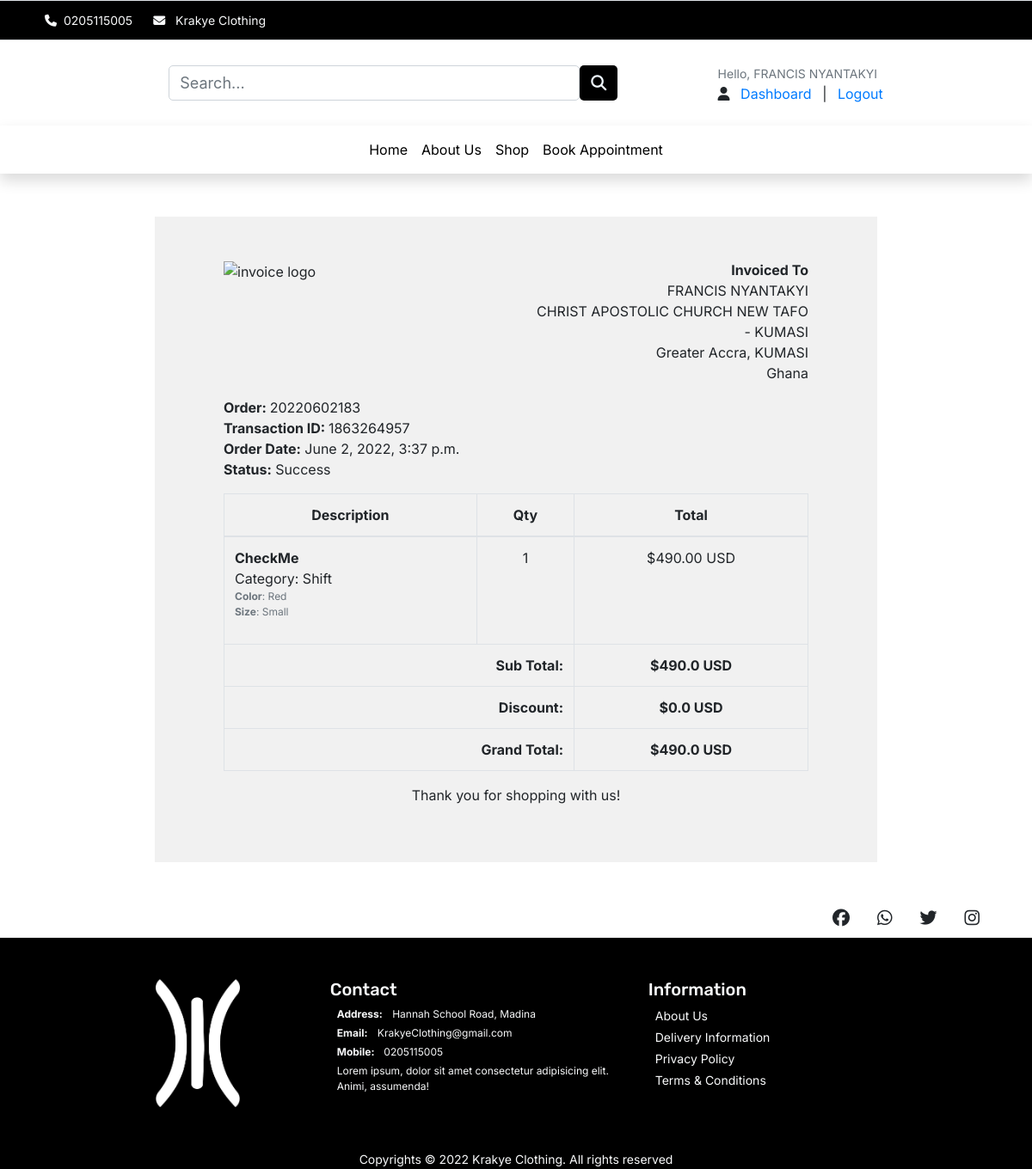
Screenshot of /account/order_detail/20220602183/ (signed in) with the database file from the repository.
### accounts/models.py (models this page shows, shortened)
class UserBase(AbstractBaseUser, PermissionsMixin):
    username = models.CharField(max_length=150, unique=True)
    email = models.EmailField(_('email address'), unique=True)
    first_name = models.CharField(max_length=150, blank=True)
    last_name = models.CharField(max_length=150, blank=True)
    phone_number = models.CharField(max_length=50)
    address_line_1 = models.CharField(blank=True, max_length=100)
    address_line_2 = models.CharField(blank=True, max_length=100)
    profile_picture = models.ImageField(blank=True, upload_to='userprofile', default='/userprofile/profile_default.png')
    city = models.CharField(blank=True, max_length=20)
    state = models.CharField(blank=True, max_length=20)
    country = models.CharField(blank=True, max_length=20)
    is_active = models.BooleanField(default=False)
    is_staff = models.BooleanField(default=False)
    is_admin = models.BooleanField(default=False)
    date_created = models.DateTimeField(auto_now_add=True)
    last_login = models.DateTimeField(auto_now_add=True)
    updated = models.DateTimeField(auto_now=True)
    objects = CustomAccountManager()
    USERNAME_FIELD = 'email'
    REQUIRED_FIELDS = ['username', 'first_name', 'last_name']
    class Meta:
        verbose_name = "Accounts"
        verbose_name_plural = "Accounts"
        default_permissions = ()
    def __str__(self):
        return self.username
    def full_name(self):
        return f'{self.first_name} {self.last_name}'

### orders/models.py (models this page shows, shortened)
class Order(models.Model):
    STATUS = (
        ('New', 'New'),
        ('Accepted', 'Accepted'),
        ('Completed', 'Completed'),
        ('Cancelled', 'Cancelled'),
    )
    user = models.ForeignKey(UserBase, on_delete=models.SET_NULL, null=True)
    payment = models.ForeignKey(Payment, on_delete=models.SET_NULL, blank=True, null=True)
    order_number = models.CharField(max_length=20)
    first_name = models.CharField(max_length=100)
    last_name = models.CharField(max_length=100)
    phone = models.CharField(max_length=15)
    email = models.EmailField(max_length=100)
    address_line_1 = models.CharField(max_length=100)
    address_line_2 = models.CharField(max_length=100, blank=True)
    country = models.CharField(max_length=100)
    state = models.CharField(max_length=100)
    city = models.CharField(max_length=100)
    order_note = models.CharField(max_length=100, blank=True)
    order_total = models.FloatField()
    status = models.CharField(max_length=10, choices=STATUS, default='New')
    ip = models.CharField(blank=True, max_length=20)
    is_ordered = models.BooleanField(default=False)
    created_at = models.DateTimeField(auto_now_add=True)
    updated_at = models.DateTimeField(auto_now=True)
    def full_name(self):
        return f'{self.first_name} {self.last_name}'
    def full_address(self):
        return f'{self.address_line_1} {self.address_line_2}'
    class Meta:
        ordering = ('-created_at',)

class Payment(models.Model):
    user = models.ForeignKey(UserBase, on_delete=models.CASCADE)
    payment_id = models.CharField(max_length=100)
    payment_method = models.CharField(max_length=100)
    amount_paid = models.CharField(max_length=100)
    status = models.CharField(max_length=100)
    brand = models.CharField(max_length=100)
    bank = models.CharField(max_length=100)
    created_at = models.DateTimeField(auto_now_add=True)

class OrderProduct(models.Model):
    order = models.ForeignKey(Order, on_delete=models.CASCADE)
    payment = models.ForeignKey(Payment, on_delete=models.SET_NULL, blank=True, null=True)
    user = models.ForeignKey(UserBase, on_delete=models.CASCADE)
    product = models.ForeignKey(Product, on_delete=models.CASCADE)
    variations = models.ManyToManyField(Variation, blank=True)
    quantity = models.IntegerField()
    product_price = models.FloatField()
    ordered = models.BooleanField(default=False)
    created_at = models.DateTimeField(auto_now_add=True)
    updated_at = models.DateTimeField(auto_now=True)

### store/models.py (models this page shows, shortened)
class Product(models.Model):
    product_name = models.CharField(max_length=255)
    slug = models.SlugField(max_length=255, unique=True)
    description = models.TextField(blank=True)
    size_guide = models.ImageField(upload_to='size_guide/')
    images = models.ImageField(upload_to='products/')
    price = models.DecimalField(max_digits=6, decimal_places=2, default=0)
    discounted_price = models.DecimalField(max_digits=6, decimal_places=2, default=0)
    stock = models.IntegerField(default=0)
    in_stock = models.BooleanField(default=True)
    created_date = models.DateTimeField(auto_now_add=True)
    modified_date = models.DateTimeField(auto_now=True)
    category = models.ForeignKey(Category, on_delete=models.CASCADE)
    objects = models.Manager()
    products = ProductManager()
    class Meta:
        verbose_name_plural = 'Products'
        ordering = ('-created_date', )

class Variation(models.Model):
    product = models.ForeignKey(Product, on_delete=models.CASCADE)
    variation_category = models.CharField(max_length=100, choices=variation_category_choices)
    variation_value = models.CharField(max_length=100,)
    is_active = models.BooleanField(default=True)
    created_date = models.DateTimeField(auto_now=True)
    objects = VariationManager()

### category/models.py (models this page shows, shortened)
class Category(models.Model):
    category_name = models.CharField(max_length=50, unique=True)
    slug = models.SlugField(max_length=50, unique=True)
    description = models.TextField(blank=True)
    cat_image = models.ImageField(upload_to = 'categories')
    class Meta:
        verbose_name_plural ='categories'
    def __str__(self):
        return self.category_name

### accounts/views.py (the view)
# urls.py: path('order_detail/<int:order_id>/', views.order_detail, name="order_detail"),
@login_required
def order_detail(request, order_id):
    order_detail = OrderProduct.objects.filter(order__order_number = order_id)
    order = Order.objects.get(order_number = order_id)
    context = {
        'order_detail':order_detail,
        'order': order,
    }
    return render(request, 'account/user/order_detail.html', context)

### cart/context_processors.py (called while the page is built)
def counter(request):
    cart_count = 0
    if 'admin' in request.path:
        return {}
    else:
        try:
            cart = Cart.objects.filter(cart_id=_cart_id(request))
            if request.user.is_authenticated:
                cart_items = CartItem.objects.all().filter(user=request.user)
            else:
                cart_items = CartItem.objects.all().filter(cart=cart[:1])
            for cart_item in cart_items:
                cart_count += cart_item.quantity
        except Cart.DoesNotExist:
            cart_count = 0
    return dict(cart_count=cart_count)

### cart/views.py (called while the page is built)
def _cart_id(request):
    cart = request.session.session_key
    if not cart:
        cart = request.session.create()
    return cart

### templates/account/user/order_detail.html
{% extends '../../base.html' %}
{% block title %}Edit Profile{% endblock%} {% block content %}
<div class="container font-inter" style="margin: 0 auto; width: 70%; padding: 50px; background: #f1f1f1; margin-top: 50px;margin-bottom: 50px;">
    <div class="row invoice row-printable">
        <div class="col-md-12">
            <div class="panel panel-default plain" id="dash_0">
                <div class="panel-body p30">
                    <div class="row">
                        <div class="col-lg-6">
                            <div class="invoice-logo"><img src="https://festus-kwafo.github.io/KrakyeClothing/assets/logo.png" width="70" alt="invoice logo" class="img-fluid"></div>
                        </div>
                        <div class="col-lg-6">
                            <div class="invoice-from">
                                <ul class="list-unstyled text-right">
                                    <li><strong>Invoiced To</strong></li>
                                    <li>{{order.full_name}}</li>
                                    <li>{{order.full_address}}</li>
                                    <li>{{order.state}}, {{order.city}}</li>
                                    <li>{{order.country}}</li>
                                </ul>
                            </div>
                        </div>
                        <div class="col-lg-12">
                            <div class="invoice-details mt25">
                                <div class="well">
                                    <ul class="list-unstyled mb0">
                                        <li><strong>Order: </strong> {{order.order_number}}</li>
                                        <li><strong>Transaction ID: </strong>{{order.payment.payment_id}}</li>
                                        <li><strong>Order Date:</strong> {{order.created_at}}</li>
                                        <li><strong>Status:</strong> {{order.payment.status | capfirst}}</li>
                                    </ul>
                                </div>
                            </div>
                            <div class="invoice-items">
                                <div class="table-responsive" style="overflow: hidden; outline: none;" tabindex="0">
                                    <table class="table table-bordered">
                                        <thead>
                                            <tr>
                                                <th class="per70 text-center">Description</th>
                                                <th class="per5 text-center">Qty</th>
                                                <th class="per25 text-center">Total</th>
                                            </tr>
                                        </thead>
                                        <tbody>
                                            {%for item in order_detail%}
                                            <tr>
                                                <td><strong>{{item.product.product_name}}</strong> <br>
                                                    <p>
                                                        Category: {{item.product.category}}
                                                        {%if item.variations.all%}
                                                        {% for i in item.variations.all%}
                                                        <span class="row text-muted font-size-12"><b>{{i.variation_category |  capfirst}}</b> : {{i.variation_value |  capfirst}}</span>
                                                        {%endfor%}
                                                        {%endif%}
                                                    </p>
                                                </td>
                                                <td class="text-center">{{item.quantity}}</td>
                                                <td class="text-center">${{item.product.discounted_price}} USD</td>
                                            </tr>
                                            {%endfor%}
                                        </tbody>
                                        <tfoot>
                                            <tr>
                                                <th colspan="2" class="text-right">Sub Total:</th>
                                                <th class="text-center">${{order.order_total}} USD</th>
                                            </tr>
                                            <tr>
                                                <th colspan="2" class="text-right">Discount:</th>
                                                <th class="text-center">$0.0 USD</th>
                                            </tr>
                                            <tr>
                                                <th colspan="2" class="text-right">Grand Total:</th>
                                                <th class="text-center">${{order.order_total}} USD</th>
                                            </tr>
                                        </tfoot>
                                    </table>
                                </div>
                            </div>
                            <div class="invoice-footer mt25">
                                <p class="text-center">Thank you for shopping with us!</p>
                            </div>
                        </div>
                    </div>
                </div>
            </div>
        </div>
    </div>
    </div>
{%endblock%}

### templates/includes/navbar.html (shortened to what this page needs)
<nav class="px-5 navbar navbar-expand-lg navbar-light bg-white d-flex justify-content-between">
    <a class="navbar-brand" href="{%url "store:home"%}"><img src="https://festus-kwafo.github.io/KrakyeClothing/assets/logo.png" width="70" alt="" class="img-fluid"></a>
        <form action="{%url 'store:search'%}" method="GET" class="col-6 search-bar">
          <div class="input-group">
            <input type="text" class="form-control" placeholder="Search..." name="keyword">
            <button class="btn btn-product" type="submit"><i class="fa-solid fa-magnifying-glass"></i>
            </button>
          </div>
        </form>
        <div class="d-flex nav-item">
            <div class="accounts mr-3 navbar-item-hidden font-inter text-decoration-none">
              {% if user.id is None %}
              <div class="widget-header">
                <small class="title text-muted">Welcome Guest!</small>
                <div>
                  <a href="{% url 'accounts:login' %}">Sign in</a> <span class="dark-transp"> | </span>
                  <a href="{% url 'accounts:register' %}"> Register</a>
                </div>
              </div>
              {% else %}
              <div class="widget-header ">
                <small class="title font-inter text-muted">Hello, {{user.full_name}}</small>
                <div>
                  <span>
                    <i class="fa-solid fa-user"></i>
                  </span>
                  <a href="{% url 'accounts:dashboard' %}">Dashboard</a> <span class="dark-transp"> | </span>
                  <a href="{% url 'accounts:logout' %}"> Logout</a>
                </div>
              </div>
              {% endif %}
            </div>
        </div>
  </nav>

### static/css/style.css (style rules this page uses)
button, button:focus { outline: none !important; box-shadow: none !important; }
.btn-product { background-color: black; color: aliceblue; }
.font-inter { font-family: "Inter", cursive; }
.font-size-12 { font-size: 12px; }
a { text-decoration: none; }
.row { margin: 0; }
a { padding: 0 1vh; }
form { padding: 2vh 0; }
input { border: 1px solid rgba(0, 0, 0, 0.137); padding: 1vh; margin-bottom: 4vh; outline: none; width: 100%; background-color: #f7f7f7; }
input, textarea, button { padding: 8px 15px; border-radius: 5px !important; margin: 5px 0px; box-sizing: border-box; border: 1px solid #ccc; font-size: 18px !important; font-weight: 300; }

### rows the page displays
UserBase: full_name "FRANCIS NYANTAKYI"
Order: full_name "FRANCIS NYANTAKYI", full_address "CHRIST APOSTOLIC CHURCH NEW TAFO - KUMASI", state "Greater Accra", city "KUMASI", country "Ghana", order_number "20220602183", payment.payment_id "1863264957", created_at "June 2, 2022, 3:37 p.m.", payment.status "Success", order_total "490.0"
OrderProduct: product.product_name "CheckMe", product.category "Shift", quantity "1", product.discounted_price "490.00"
Variation: variation_category "Color", variation_value "Red"
Variation: variation_category "Size", variation_value "Small"
